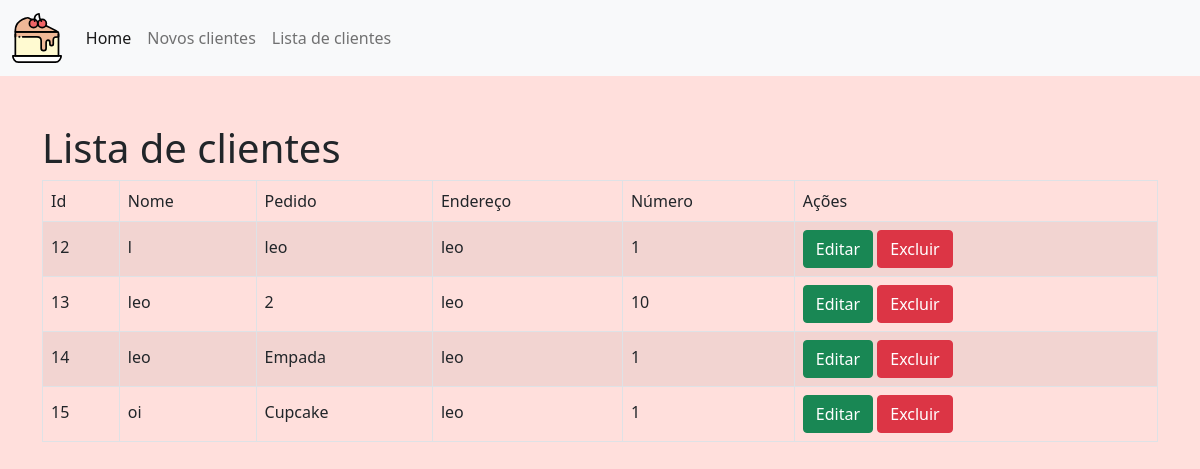
Page /?page=listar on the committed database.
### tables this page shows
CREATE TABLE `cliente` (
  `id` int(11) NOT NULL,
  `nome` varchar(45) NOT NULL,
  `pedido` varchar(255) NOT NULL,
  `endereco` varchar(255) NOT NULL,
  `numero` int(11) NOT NULL
);

### lista_de_clientes.php (the view)
<h1>Lista de clientes</h1>
<?php
    $sql = "SELECT * FROM  cliente";
    $res = $conn->query($sql);
    $qtd = $res->num_rows;
    if($qtd > 0){
        print "<table class='table table-hover table-striped table-bordered'>";
        print "<tr>";
        print "<tr>";
        print "<td>Id</td>";
        print "<td>Nome</td>";
        print "<td>Pedido</td>";
        print "<td>Endereço</td>";
        print "<td>Número</td>";
        print "<td>Ações</td>";
        print "</tr>";
        while($row = $res->fetch_object()){
            print "<tr>";
            print "<td>".$row->id."</td>";
            print "<td>".$row->nome."</td>";
            print "<td>".$row->pedido."</td>";
            print "<td>".$row->endereco."</td>";
            print "<td>".$row->numero."</td>";
            print "<td>
            <button onclick=\"location.href='?page=editar&id=".$row->id."';\" class='btn btn-success'>Editar</button>
                <button onclick=\"if(confirm('Tem certeza que deseja excluir ?')){location.href='?page=salvar&acao=excluir&id=".$row->id."';}else{false;}\" class='btn btn-danger'>Excluir</button>
            </td>";
            print "</tr>";
        }
        print "</table>";
    }else{
        print "<p class='alert alert-danger'>Não encontrou resultados</p>";
    }
?>

### inc/cabecalho.php (shortened to what this page needs)
<!DOCTYPE html>
<html lang="pt-br">
<head>
    <link rel="stylesheet" href="./css/style.css">
    <link rel="stylesheet" href="./css/reset.css">
    <link href="https://cdn.jsdelivr.net/npm/bootstrap@5.0.2/dist/css/bootstrap.min.css" rel="stylesheet">
</head>
<body>
<header>
<nav class="navbar navbar-expand-lg navbar-light bg-light">
  <div class="container-fluid">
    <a class="navbar-brand" href="index.php"><img src="./img/bolo_desenho.svg" alt="imagem de um pedaço de um bolo" class="logo"></a>
    <div class="collapse navbar-collapse" id="navbarNav">
      <ul class="navbar-nav">
        <li class="nav-item">
          <a class="nav-link active" aria-current="page" href="index.php">Home</a>
        </li>
        <li class="nav-item">
          <a class="nav-link" href="?page=novo">Novos clientes</a>
        </li>
        <li class="nav-item">
          <a class="nav-link" href="?page=listar">Lista de clientes</a>
        </li>
      </ul>
    </div>
  </div>
</nav>
</header>

### index.php (shortened to what this page needs)
<?php require "inc/cabecalho.php"; ?>
<main class="fundo">
<div class="container">
    <div class="row">
        <div class="col mt-5">
        <?php
        include("config.php");
            switch(@$_REQUEST["page"]){
                    case "listar":
                        include("lista_de_clientes.php");
                        break;
                        }
                ?>
        </div>
    </div>
</div>
</main>
<?php require "inc/rodape.php"; ?>

### inc/rodape.php (shortened to what this page needs)
</body>
</html>

### css/style.css (style rules this page uses)
.fundo { background-color: rgba(255, 200, 196, 0.586); height: 90vh; }
.logo { height: 50px; }

### rows in the picture
cliente: id "12", nome "l", pedido "leo", endereco "leo", numero "1"
cliente: id "13", nome "leo", pedido "2", endereco "leo", numero "10"
cliente: id "14", nome "leo", pedido "Empada", endereco "leo", numero "1"
cliente: id "15", nome "oi", pedido "Cupcake", endereco "leo", numero "1"
